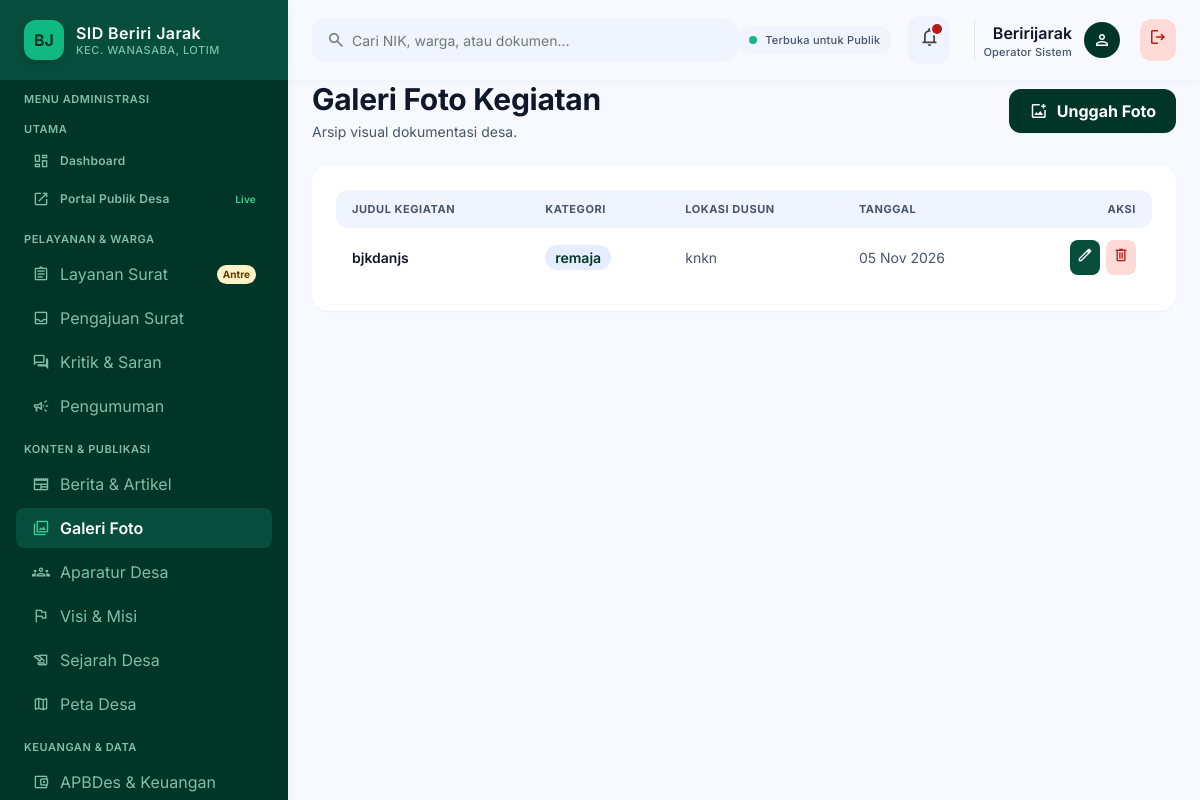
The app's page /dashboard/galeri/ (signed in) with its own data.
### BJ/models.py (models this page shows, shortened)
class Galeri(models.Model):
    judul_kegiatan = models.CharField(max_length=200)
    kategori = models.CharField(max_length=100, help_text="Pembangunan, Budaya, Posyandu, dll")
    lokasi_dusun = models.CharField(max_length=100)
    tanggal_kegiatan = models.DateField()
    gambar = models.ImageField(upload_to='galeri/')
    deskripsi = models.TextField(blank=True, null=True)
    class Meta:
        ordering = ['-tanggal_kegiatan']
        verbose_name = "Galeri Foto"
        verbose_name_plural = "Galeri Foto"

### BJ/views.py (the view)
# urls.py: path('dashboard/galeri/', views.kelola_galeri, name='kelola_galeri'),
@login_required(login_url='portal_masuk')
def kelola_galeri(request):
    return render(request, 'themes/admin/kelola_galeri.html',
                  {'daftar_galeri': Galeri.objects.all().order_by('-tanggal_kegiatan')})

### desa/templates/themes/admin/kelola_galeri.html (shortened to what this page needs)
{% extends "themes/admin/base_admin.html" %}
{% load static %}
{% block content %}
<div class="flex flex-col w-full gap-space-lg">
    <div class="flex flex-col sm:flex-row sm:items-center justify-between gap-4">
        <div>
            <h1 class="font-headline-lg text-headline-lg font-bold text-text-primary">Galeri Foto Kegiatan</h1>
            <p class="font-body-sm text-body-sm text-text-secondary mt-1">Arsip visual dokumentasi desa.</p>
        </div>
        <a href="{% url 'tambah_galeri' %}" class="inline-flex items-center justify-center gap-2 px-5 py-2.5 rounded-xl bg-primary text-on-primary font-label-lg text-label-lg font-bold shadow-sm hover:bg-secondary transition-all">
            <span class="material-symbols-outlined text-[20px]">add_photo_alternate</span> Unggah Foto
        </a>
    </div>
    <div class="bg-surface-pure rounded-2xl p-space-lg shadow-sm">
        <div class="overflow-x-auto -mx-space-lg px-space-lg">
            <table class="w-full text-left min-w-[620px]">
                <thead>
                    <tr class="bg-surface-container-low text-text-secondary font-label-sm text-label-sm uppercase tracking-wider">
                        <th class="py-3 px-4 rounded-l-xl">Judul Kegiatan</th>
                        <th class="py-3 px-4">Kategori</th>
                        <th class="py-3 px-4">Lokasi Dusun</th>
                        <th class="py-3 px-4">Tanggal</th>
                        <th class="py-3 px-4 rounded-r-xl text-right">Aksi</th>
                    </tr>
                </thead>
                <tbody class="divide-y divide-border-subtle font-body-sm text-body-sm">
                    {% for item in daftar_galeri %}
                    <tr class="hover:bg-surface-container-low/60 transition-colors">
                        <td class="py-3 px-4 font-semibold text-text-primary">{{ item.judul_kegiatan }}</td>
                        <td class="py-3 px-4"><span class="px-2.5 py-1 rounded-full bg-surface-container text-primary font-label-sm font-semibold">{{ item.kategori }}</span></td>
                        <td class="py-3 px-4 text-text-secondary">{{ item.lokasi_dusun }}</td>
                        <td class="py-3 px-4 text-text-secondary">{{ item.tanggal_kegiatan|date:"d M Y" }}</td>
                        <td class="py-3 px-4 text-right">
                            <div class="inline-flex items-center gap-1.5">
                                <a href="#" class="p-1.5 rounded-lg bg-primary-container text-on-primary hover:bg-secondary transition-colors" title="Edit Galeri">
                                    <span class="material-symbols-outlined text-[18px]">edit</span>
                                </a>
                                <a href="{% url 'hapus_galeri' item.id %}" onclick="return confirm('Apakah Anda yakin ingin menghapus foto galeri ini secara permanen?')" class="p-1.5 rounded-lg bg-error-container text-error hover:bg-error hover:text-on-error transition-colors" title="Hapus Galeri">
                                    <span class="material-symbols-outlined text-[18px]">delete</span>
                                </a>
                            </div>
                        </td>
                    </tr>
                    {% empty %}
                    <tr><td colspan="5" class="py-8 text-center text-text-secondary">Belum ada foto galeri.</td></tr>
                    {% endfor %}
                </tbody>
            </table>
        </div>
    </div>
</div>
{% endblock %}

### desa/templates/themes/admin/partials/header.html
<header class="fixed top-0 left-72 right-0 h-20 bg-surface/85 backdrop-blur-xl shadow-[0_1px_8px_rgba(0,0,0,0.04)] z-40 flex items-center justify-between px-space-lg">
    <div class="flex items-center gap-space-lg flex-1 max-w-xl">
        <div class="relative w-full">
            <span class="material-symbols-outlined absolute left-3.5 top-1/2 -translate-y-1/2 text-outline text-[20px]">search</span>
            <input class="w-full h-11 pl-10 pr-4 rounded-xl bg-surface-container-low text-on-surface font-body-sm text-body-sm placeholder:text-outline focus:outline-none focus:ring-2 focus:ring-accent-emerald transition-all" placeholder="Cari NIK, warga, atau dokumen..." type="text">
        </div>
    </div>
    <div class="flex items-center gap-space-md">
        <div class="hidden lg:flex items-center gap-2 px-3 py-1.5 rounded-full bg-surface-container-low">
            <span class="w-2 h-2 rounded-full bg-accent-emerald"></span>
            <span class="font-label-sm text-label-sm font-medium text-text-secondary">Terbuka untuk Publik</span>
        </div>
        <button class="relative p-2.5 rounded-xl bg-surface-container-low text-on-surface-variant hover:text-on-surface transition-colors" type="button">
            <span class="material-symbols-outlined text-[22px]">notifications</span>
            <span class="absolute top-2 right-2 w-2.5 h-2.5 bg-error rounded-full ring-2 ring-surface"></span>
        </button>
        <div class="flex items-center gap-3 pl-space-sm border-l border-border-subtle ml-2">
            <div class="text-right hidden sm:block">
                <div class="font-label-lg text-label-lg font-semibold text-text-primary capitalize">{{ request.user.username }}</div>
                <div class="font-label-sm text-label-sm text-text-secondary">Operator Sistem</div>
            </div>
            <div class="w-9 h-9 rounded-full bg-primary flex items-center justify-center">
                <span class="material-symbols-outlined text-on-primary text-[20px]">person</span>
            </div>
            <a href="{% url 'logout' %}" class="ml-2 p-2 rounded-xl bg-error-container text-error hover:bg-error hover:text-white transition-colors" title="Keluar Sistem">
                <span class="material-symbols-outlined text-[20px]">logout</span>
            </a>
        </div>
    </div>
</header>

### desa/templates/themes/admin/base_admin.html (style rules this page uses)
body { overscroll-behavior: none; }

### records on screen
Galeri: judul_kegiatan "bjkdanjs", kategori "remaja", lokasi_dusun "knkn", tanggal_kegiatan "05 Nov 2026"

### other values on screen
{{ request.user.username }} "Beririjarak"
